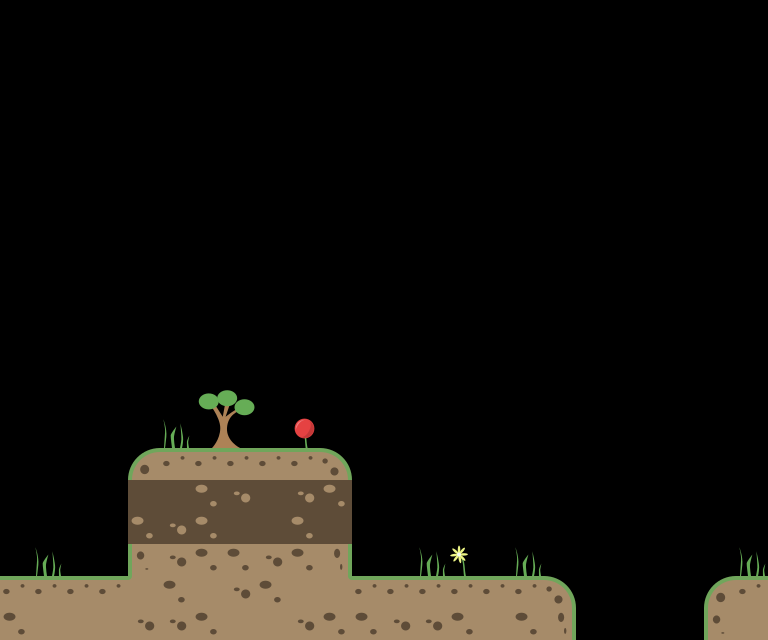

This is a level from a 2D game, rendered from its Tiled map with the project's own tilesets. A one-line summary and the map file follow, with tile-layer data summarised:
An orthogonal 24x20 tile map with 32x32 px tiles, 2 tile layers (ground, deco).

<map version="1.0" orientation="orthogonal" renderorder="left-down" width="24" height="20" tilewidth="32" tileheight="32" nextobjectid="12">
 <tileset firstgid="1" source="tileset.tsx" />
 <layer name="ground" width="24" height="20">
  <data>[480 cells, 68 non-empty, 13 distinct tile ids]</data>
 </layer>
 <layer name="deco" width="24" height="20">
  <data>[480 cells, 11 non-empty, 7 distinct tile ids]</data>
 </layer>
</map>
